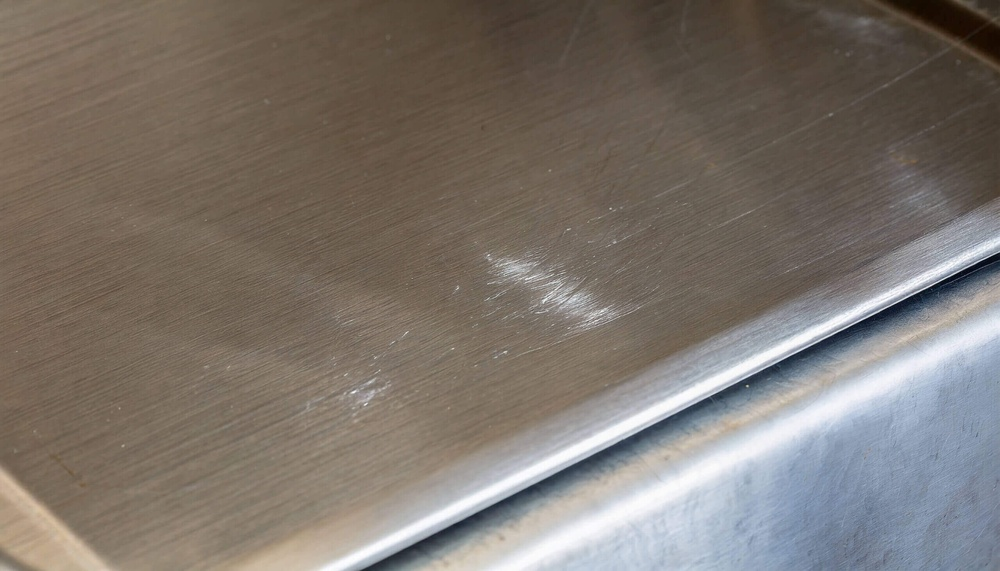
#> input picture 金属划痕/metal_scratches/Scuff-Mark-Steel-scaled.jpg, 1000 x 571 px, shrunk from 2560 x 1463 before the run; its folder holds only this picture in this run
$ python '金属划痕.py'   (older library calls are emulated)
#> lines starting #> are read from the running program, lines starting #| are printed output that depends on the picture; after the words box and inside, x2 and y2 are one past the last pixel; in counts of white or black regions, pixels touching at a corner belong together
# 金属划痕识别

import cv2
import numpy as np
import os

# 图片文件夹路径
IMAGE_FOLDER = 'metal_scratches'

# 检查是否存在
if not os.path.exists(IMAGE_FOLDER):
    print(f"错误：文件夹 '{IMAGE_FOLDER}' 不存在！")
    print(f"请在脚本旁边创建一个名为 '{IMAGE_FOLDER}' 的文件夹，并将你的.jpg图片放入其中。")
    os.makedirs(IMAGE_FOLDER)

# 获取文件夹中所有jpg图片的文件名
image_files = [f for f in os.listdir(IMAGE_FOLDER) if f.endswith(('.jpg', '.JPG', '.png'))]

if not image_files:
    print(f"警告：在文件夹 '{IMAGE_FOLDER}' 中没有找到任何图片。")

for image_file in image_files:
    image_path = os.path.join(IMAGE_FOLDER, image_file)

    # 1.加载图片
    try:
        original_image = cv2.imdecode(np.fromfile(image_path, dtype=np.uint8), cv2.IMREAD_COLOR)
#> original_image is the input picture: shape (571, 1000, 3); mean B, G, R 108.6, 116.1, 124.4
        if original_image is None:
            print(f"警告：文件 '{image_file}' 已损坏或格式无效，跳过。")
            continue
    except Exception as e:
        print(f"读取图片 '{image_file}' 时出错: {e}")
        continue

    # 2.预处理
    gray_image = cv2.cvtColor(original_image, cv2.COLOR_BGR2GRAY)
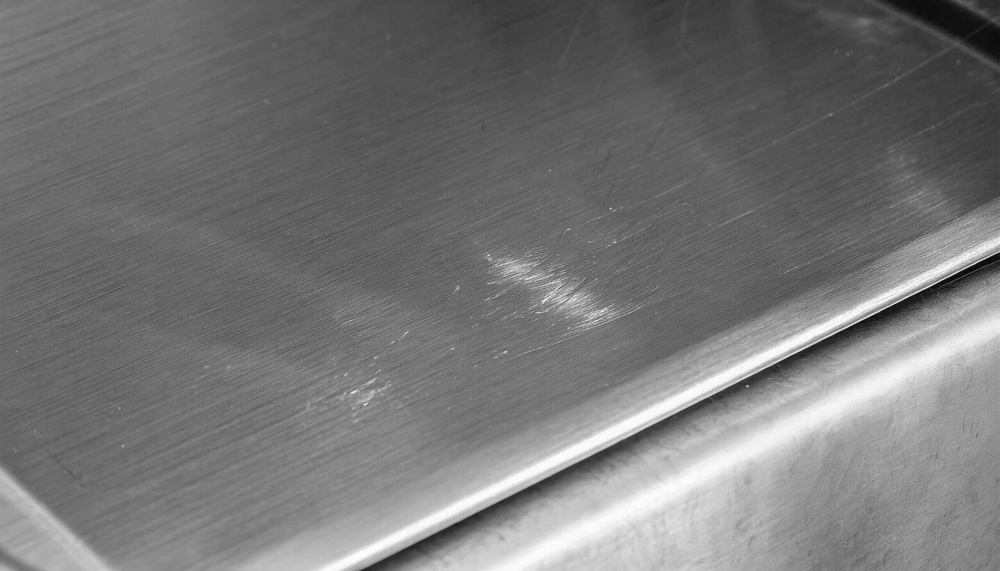
#> gray_image: shape (571, 1000); min 3, max 255, mean 117.7
    blurred_image = cv2.GaussianBlur(gray_image, (3, 3), 0)

    # 3. 梯度计算:Sobel算子
    # 分别计算x和y方向的梯度
    grad_x = cv2.Sobel(blurred_image, cv2.CV_64F, 1, 0, ksize=3)
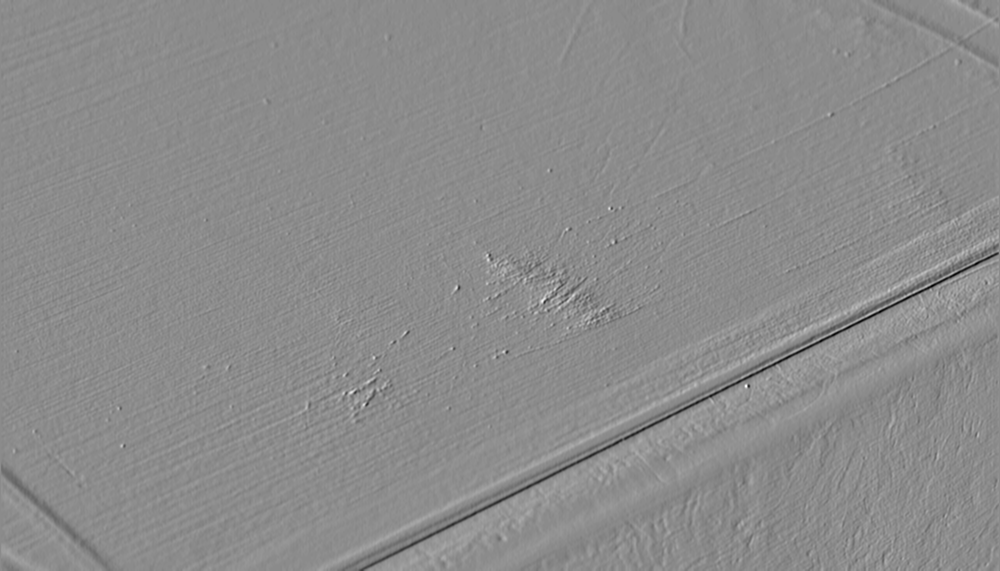
#> grad_x: shape (571, 1000) float64; min -260, max 214, mean 0; drawn with min black and max white
    grad_y = cv2.Sobel(blurred_image, cv2.CV_64F, 0, 1, ksize=3)
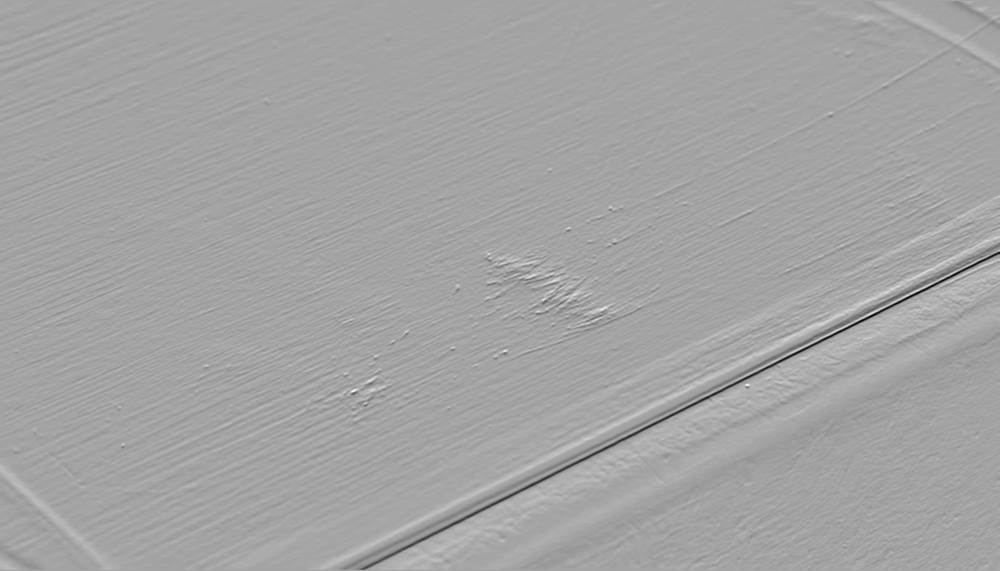
#> grad_y: shape (571, 1000) float64; min -521, max 293, mean 1.3; drawn with min black and max white

    # 合并梯度
    gradient_magnitude = cv2.magnitude(grad_x, grad_y)

    # 将梯度归一化到0-255
    gradient_image = cv2.normalize(gradient_magnitude, None, 0, 255, cv2.NORM_MINMAX, dtype=cv2.CV_8U)

    # 4. 梯度图二值化
    # 使用OTSU自动阈值来分割边缘
    _, binary_gradient = cv2.threshold(gradient_image, 0, 255, cv2.THRESH_BINARY + cv2.THRESH_OTSU)
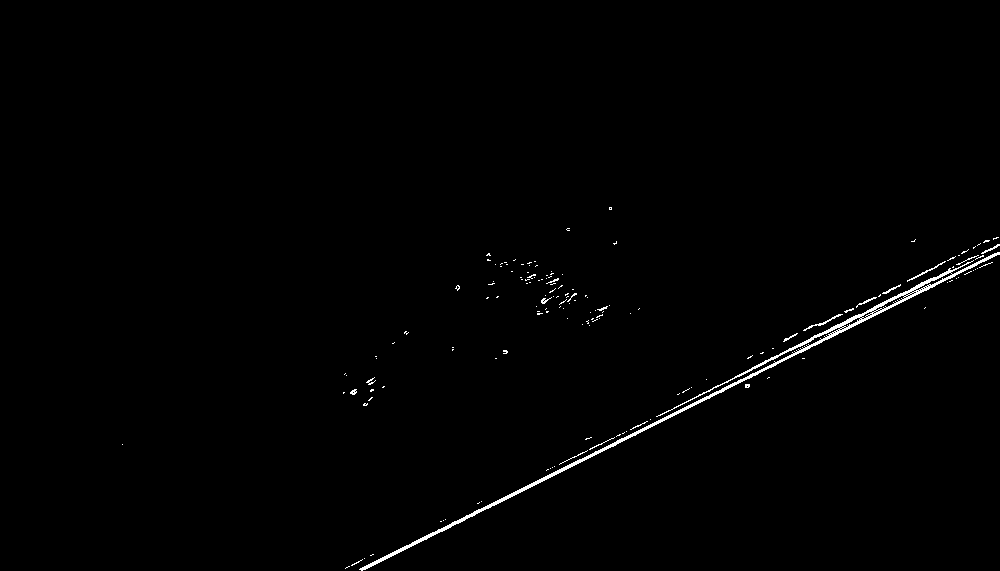
#> binary_gradient: shape (571, 1000); 0.77% white in thin lines or dots, all inside (x1, y1, x2, y2) = (122, 207, 1000, 571)

    # 5. 形态学滤波:提取线性结构
    # 设计一个水平的长条形内核，用于连接和增强水平方向的划痕
    horizontal_kernel = cv2.getStructuringElement(cv2.MORPH_RECT, (15, 1)) # 内核宽度25，高度1
    # 设计一个垂直的长条形内核，用于连接和增强垂直方向的划痕
    vertical_kernel = cv2.getStructuringElement(cv2.MORPH_RECT, (1, 15)) # 内核宽度1，高度25

    # 应用水平内核进行闭运算
    horizontal_morph = cv2.morphologyEx(binary_gradient, cv2.MORPH_CLOSE, horizontal_kernel, iterations=1)
#> horizontal_morph: shape (571, 1000); 1.2% white; 79 white regions (70 under 20 px), largest, box (x1, y1, x2, y2) and area: (345, 244, 1000, 571) 5852, (520, 273, 563, 285) 206, (541, 293, 587, 305) 171
    # 应用垂直内核进行闭运算
    vertical_morph = cv2.morphologyEx(binary_gradient, cv2.MORPH_CLOSE, vertical_kernel, iterations=1)
#> vertical_morph: shape (571, 1000); 1.5% white; 48 white regions (37 under 20 px), largest, box (x1, y1, x2, y2) and area: (351, 237, 1000, 571) 7592, (537, 271, 563, 315) 313, (525, 261, 538, 284) 143

    # 将水平和垂直方向提取出的划痕合并起来
    scratch_mask = cv2.add(horizontal_morph, vertical_morph)
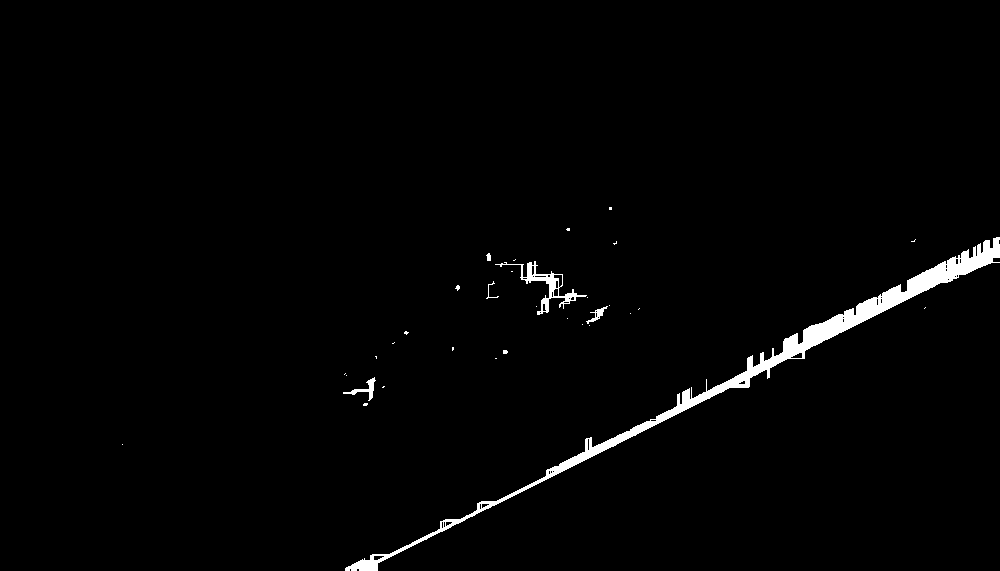
#> scratch_mask: shape (571, 1000); 1.6% white; 33 white regions (27 under 20 px)

    # 6. 缺陷定位与标记
    contours, _ = cv2.findContours(scratch_mask, cv2.RETR_EXTERNAL, cv2.CHAIN_APPROX_SIMPLE)
#> contours = 33 contours, 28 with area under 20; largest, box (x1, y1, x2, y2) and area: (345, 237, 1000, 571) 7288, (495, 261, 587, 315) 763, (343, 377, 376, 401) 139, (586, 306, 608, 324) 84, (486, 253, 491, 261) 20
    result_image = original_image.copy()
    defect_count = 0

    for contour in contours:
        # 对划痕进行面积和形状筛选
        area = cv2.contourArea(contour)
        if area > 100:                   # 过滤掉太小的噪声
            defect_count += 1
            # 用一个旋转的最小外接矩形来更精确地框出划痕
            rect = cv2.minAreaRect(contour)
            box = cv2.boxPoints(rect)
            box = np.int_(box)
            cv2.drawContours(result_image, [box], 0, (0, 0, 255), 2)
#> this loop made 33 passes
#> (area, rect, box) on passes 4, 26, 31: (139, ((362.3, 392.9), (34.87, 18.53), -25.82), [[350, 408], [342, 392], [374, 377], [382, 393]]), (763, ((540.5, 279.5), (49.74, 82.39), -40.03), [[547, 327], [495, 264], [533, 232], [586, 295]]), (7287.5, ((674.6, 408.7), (733.9, 27.73), -26.57), [[352, 585], [340, 560], [996, 232], [1009, 256]])
#> area on passes 19, 28: 84.5, 20
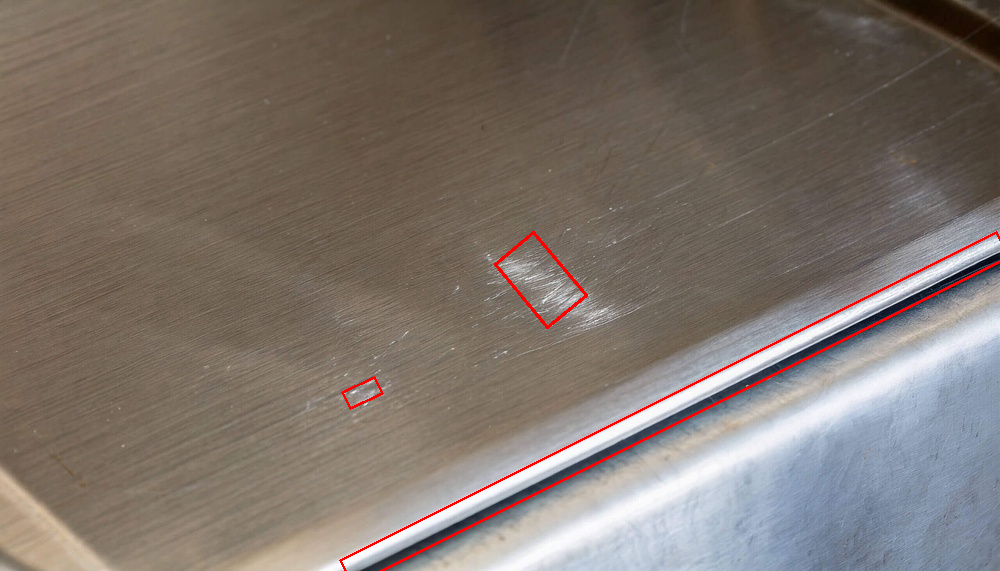
#> result_image: shape (571, 1000, 3); 0.82% of pixels changed, all inside (x1, y1, x2, y2) = (339, 231, 1000, 571)
#> after the loop, defect_count = 3

    cv2.putText(result_image, f"Scratches Found: {defect_count}", (10, 40), cv2.FONT_HERSHEY_SIMPLEX, 1.2, (0, 0, 255), 3)
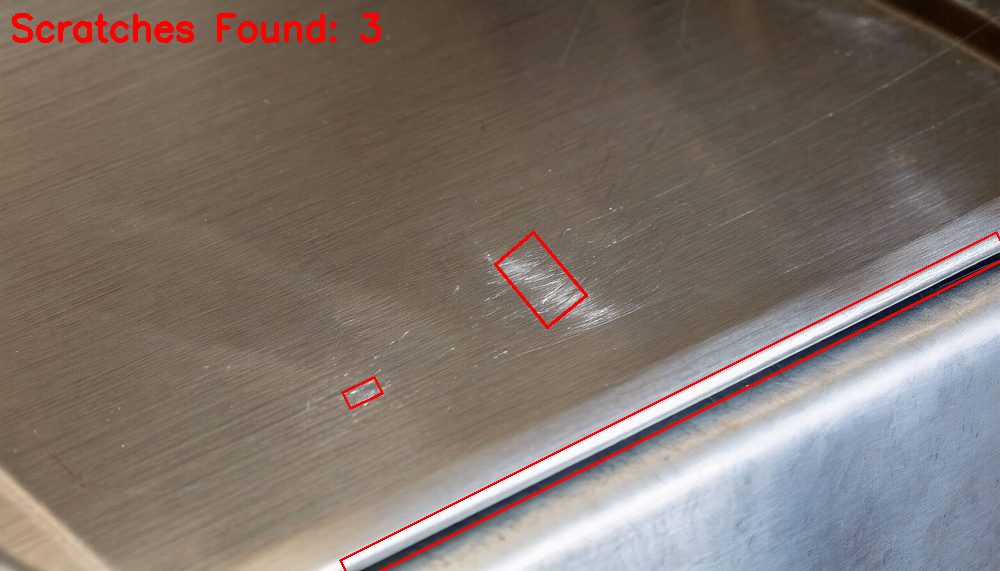
#> result_image: shape (571, 1000, 3); 0.68% of pixels changed, all inside (x1, y1, x2, y2) = (12, 13, 381, 43)

    # 7. 结果
    window_title_suffix = f" - {image_file}"
    cv2.imshow('Original Image' + window_title_suffix, original_image)
    cv2.imshow('Binary Gradient' + window_title_suffix, binary_gradient)
    cv2.imshow('Scratch Mask' + window_title_suffix, scratch_mask)
    cv2.imshow('Final Result with Scratches Marked' + window_title_suffix, result_image)

    print(f"处理完成: '{image_file}'. 按任意键查看下一张图片...")
    cv2.waitKey(0)
    cv2.destroyAllWindows()

print("所有图片均已处理完毕。")
